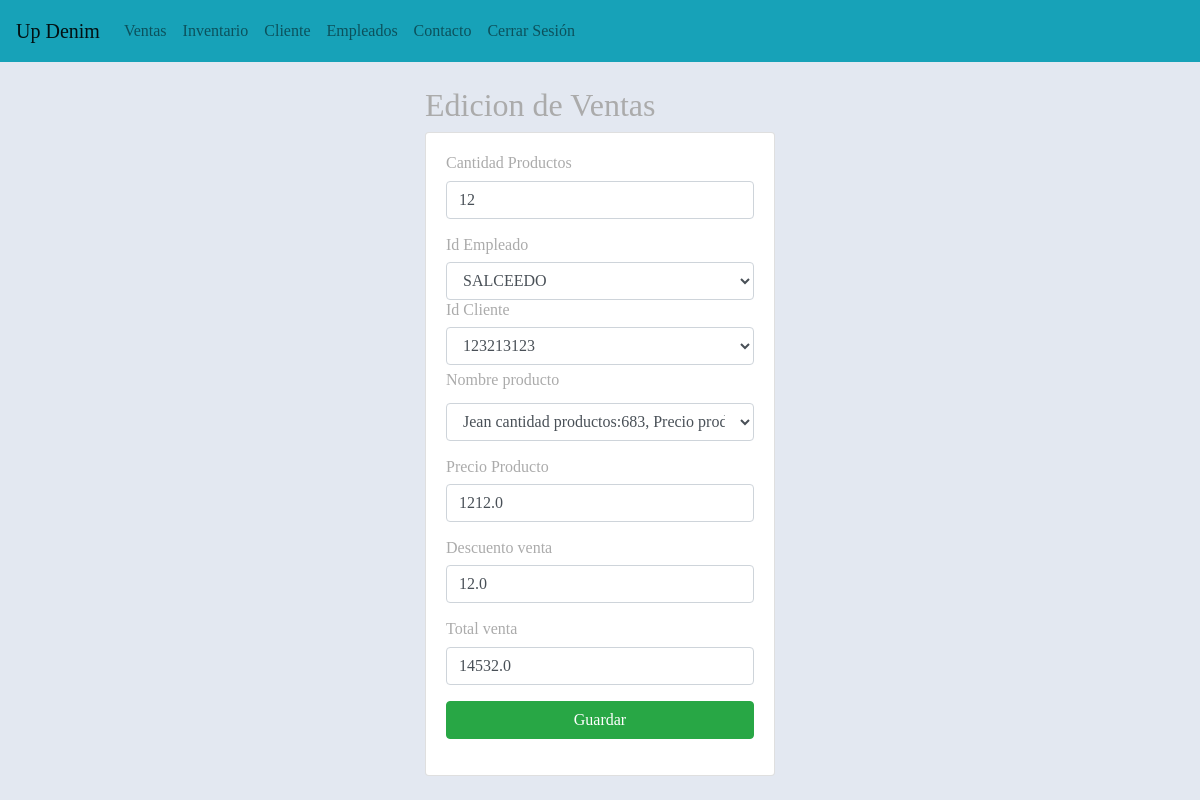
The page /edicionVenta/2/ (signed in) on the database its author committed.
### aplicaciones/Academico/models.py (models this page shows, shortened)
class Ventas(models.Model):
    idVenta = models.AutoField(primary_key=True)
    cantidadProductos = models.CharField(max_length=50)
    descuentoVenta = models.CharField(max_length=50)
    precioProducto = models.CharField(max_length=50)
    idCliente = models.ForeignKey(Cliente, on_delete=models.CASCADE)
    idEmpleado = models.ForeignKey(Empleado, on_delete=models.CASCADE)  # Corrección aquí
    idProducto = models.ForeignKey(Producto, on_delete=models.CASCADE)
    idInventario = models.ForeignKey(Inventario, on_delete=models.CASCADE, default=1)
    TotalVenta = models.CharField(max_length=50)

class Empleado(models.Model):
    idEmpleado = models.AutoField(primary_key=True)
    idDocumentoEmp = models.ForeignKey(Persona, on_delete=models.CASCADE)
    fechaIngreso = models.DateField()
    salario = models.FloatField()
    fechaNacimiento = models.DateField()
    rh = models.CharField(max_length=5)
    idarl = models.ForeignKey(Arl, on_delete=models.CASCADE)
    ideps = models.ForeignKey(Eps, on_delete=models.CASCADE)
    idFondoPension = models.ForeignKey(Fondopension, on_delete=models.CASCADE)
    idCargoEmpleado = models.ForeignKey(CargoEmpleado, on_delete=models.CASCADE)
    iduser = models.ForeignKey(Usuario, on_delete=models.CASCADE)
    idrol = models.ForeignKey(Rol, on_delete=models.CASCADE)

class Persona(models.Model):
    iddocumento = models.CharField(max_length=20, primary_key=True)
    primernombre = models.CharField(max_length=45, null=False, blank=False)
    segundonombre = models.CharField(max_length=45, blank=True, null=True)
    primerapellido = models.CharField(max_length=45, null=False, blank=False)
    segundoapellido = models.CharField(max_length=45, blank=True, null=True)
    idcontacto = models.ForeignKey(Contacto, on_delete=models.CASCADE)
    iddireccion = models.ForeignKey(Direccion, on_delete=models.CASCADE)
    idgenero = models.ForeignKey(Genero, on_delete=models.CASCADE)
    def __str__(self):
        texto = '{0}'
        return texto.format(self.iddocumento)

class Cliente(models.Model):
    idcliente = models.IntegerField(primary_key=True)
    cupocredito = models.IntegerField()
    iddocumento = models.ForeignKey(Persona, on_delete=models.CASCADE)
    idtipocomercio = models.ForeignKey(Tipocomercio, on_delete=models.CASCADE)
    idtipocliente = models.ForeignKey(Tipocliente,on_delete=models.CASCADE)

class Inventario(models.Model):
    idinventario = models.AutoField(primary_key=True)  # Field name made lowercase.
    fechainventario = models.DateField(auto_now_add=True)  # Field name made lowercase.
    cantidadproductos = models.IntegerField(null=False, blank=False)  # Field name made lowercase.
    idproductoinv = models.ForeignKey(Producto, on_delete=models.CASCADE)  # Field name made lowercase.
    idtipomovimientoinv = models.ForeignKey(Tipomovimiento, on_delete=models.CASCADE)  # Field name made lowercase.
    idEmpleado = models.ForeignKey(Empleado, on_delete=models.CASCADE)  # Field name made lowercase.
    idubicacioninventarioinv = models.ForeignKey(Ubicacioninventario, on_delete=models.CASCADE)  # Field name made lowercase.

class Producto(models.Model):
    idproducto = models.AutoField(primary_key=True)
    nombreproducto = models.CharField(max_length=45, null=False)
    precioventa = models.FloatField(null=False, blank=False)
    descripcionproducto = models.CharField(max_length=45)
    idcategoriaproducto = models.ForeignKey(Categoriaproducto, on_delete=models.CASCADE)
    idtalla = models.ForeignKey(Talla, on_delete=models.CASCADE)

### aplicaciones/Academico/views.py (the view)
# urls.py: path('edicionVenta/<int:idVenta>/', views.edicionVenta, name='edicionVenta'),
@login_required
def edicionVenta(request, idVenta):
    venta = Ventas.objects.get(idVenta=idVenta)
    cliente = Cliente.objects.all()
    inventarios=Inventario.objects.all()
    productos = Producto.objects.all()
    empleados = Empleado.objects.all()
    categoriaproductos=Categoriaproducto.objects.all()
    tallas=Talla.objects.all()
    inventarios=Inventario.objects.all()
    tiposmovimientosint=Tipomovimiento.objects.all()
    ubicacionesinventario=Ubicacioninventario.objects.all()
    inventario = Inventario.objects.all()
    context = {
            "productos": productos,
            "categoriaproductos": categoriaproductos,
            "tallas": tallas,
            "inventarios": inventarios,
            "tiposmovimientosint": tiposmovimientosint,
            "ubicacionesinventario": ubicacionesinventario,
            "empleado": empleados,
            "cliente": cliente,
            "ventas": venta,
            "inventario":inventario
    }
    return render(request, "edicionVenta.html", context)

### aplicaciones/Academico/templates/edicionVenta.html (shortened to what this page needs)
{% extends "./base.html" %}
{% block body %}
<div class= "row">
    <div class="col-md-4 offset-md-4">
        <h2> Edicion de Ventas </h2>
        <div class="card">
            <div class="card-body">
                <form method="POST" action="/editarVenta/{{ ventas.idVenta }}/"> {% csrf_token %}
                    <div class="form-group">
                        <div class="form-group">
                            <h6>Cantidad Productos</h6>
                            <input type="text" id="txtCantidad" name="txtCantidad" class="form-control" value="{{ventas.cantidadProductos}}" placeholder="Cantidad Productos" minlength="1" maxlength="58"  required>
                        </div>
                    </div>
                    <h6>Id Empleado</h6>
                    <select id="txtEmpleado" name="txtEmpleado" class="form-control" required>
                        {% for emp in empleado %}
                            <option value="{{ emp.idEmpleado }}" {% if ventas.idEmpleado.idDocumentoEmp.primernombre == emp.idDocumentoEmp.primernombre %} selected {% endif %}>
                                {{ emp.idDocumentoEmp.primernombre }}
                            </option>
                        {% endfor %}
                    </select>
                    <h6>Id Cliente</h6>
                    <select id="txtClientela" name="txtClientela" class="form-control" required>
                        {% for cliente in cliente %}
                            <option value="{{ cliente.idcliente }}" {% if ventas.idCliente.iddocumento == cliente.iddocumento %} selected {% endif %}>
                                {{ cliente.iddocumento }}
                            </option>
                        {% endfor %}
                    </select>
                        <div class="form-group">
                            <label for="nombreproducto">Nombre producto</label>
                            <select id="txtProducto" name="txtProducto" class="form-control" required>
                                <option value="{{ ventas.idInventario.idproductoinv.nombreproducto}}"> {{ ventas.idInventario.idproductoinv.nombreproducto}}  cantidad productos:</option>
                            </select>
                        </div>
                        <div class="form-group">
                            <h6>Precio Producto</h6>
                            <input type="text" id="txtPrecio" name="txtPrecio" class="form-control" value="{{ventas.precioProducto}}" placeholder="Precio Producto" minlength="1" maxlength="58" required>
                        </div>
                        <div class="form-group">
                            <h6>Descuento venta</h6>
                            <input type="text" id="txtDescuento" name="txtDescuento" class="form-control" value="{{ventas.descuentoVenta}}" placeholder="Descuento venta" minlength="1" maxlength="58" required>
                        </div>
                    <div class="form-group">
                        <h6>Total venta</h6>
                        <input type="text" id="txtVenta" name="txtVenta" class="form-control" value="{{ventas.TotalVenta}}" placeholder="Total Venta" minlength="3" maxlength="58" required>
                    </div>
                        <div class="form-group">
                            <button type="submit" class="btn btn-success btn-block text-white">Guardar</button>
                        </div>
                 </form>
            </div>
        </div>
    </div>
</div>
{% endblock %}

### aplicaciones/Academico/static/css/gestionVentas.css (style rules this page uses)
body { font-family: "Libre Baskerville", serif; font-weight: 400; font-size: 16px; line-height: 30px; background-color: #e3e8f1; overflow-x:hidden; color: #ababab; }

### rows shown on the page
Ventas: txtCantidad "12", txtEmpleado "SALCEEDO", txtClientela "123213123", txtProducto "Jean cantidad productos:683, Precio producto: 50000,0", txtPrecio "1212.0", txtDescuento "12.0", txtVenta "14532.0"
